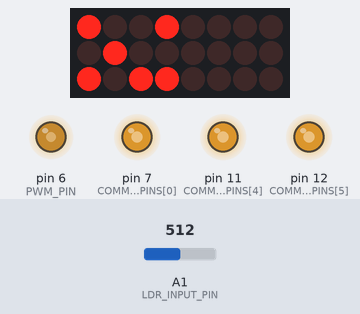
This program was run on a simulated Arduino Uno, built with avr-gcc and run on an emulated ATmega328P. Shown: 8×3 LED matrix, output pins drawn as LEDs (lit = HIGH). Wiring (inferred from the names in the program): shift register (74HC595): data pin 3; shift clock pin 5; latch pin 4; LED matrix (orientation assumed): rows pin 10, pin 8, pin 9; columns Q7, Q6, Q5, Q4, Q3, Q2, Q1, Q0. The test bench sets the inputs (shaded band); at power-on: A1 (LDR_INPUT_PIN) = 512. The local clock reads 2024-03-15 10:24:30 at power-on unless the program sets it; random numbers use the default seed unless the program sets one; pins used as bus, display or sensor lines are not drawn; what the program prints to the serial monitor is not drawn.

Above: at 6.2 s.
6.3 s: A1 (LDR_INPUT_PIN) set to 716
At 9.0 s:
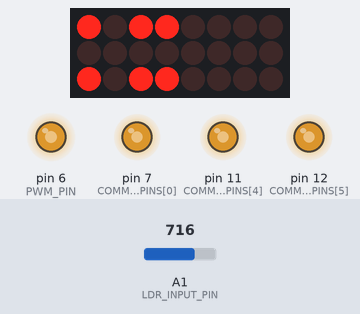
9.3 s: A1 (LDR_INPUT_PIN) set to 900
At 12.0 s:
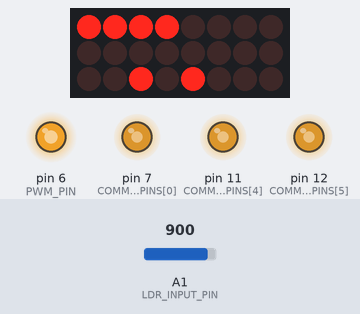
12.3 s: A1 (LDR_INPUT_PIN) set to 122
At 15.0 s:
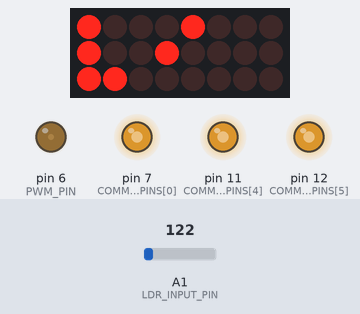
15.3 s: A1 (LDR_INPUT_PIN) set to 0
At 18.2 s:
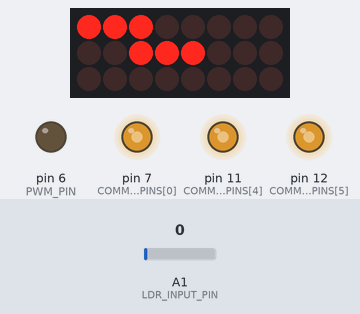
Timing chart, 0 to 33.3 s (numbered marks = the images above; inputs shaded):
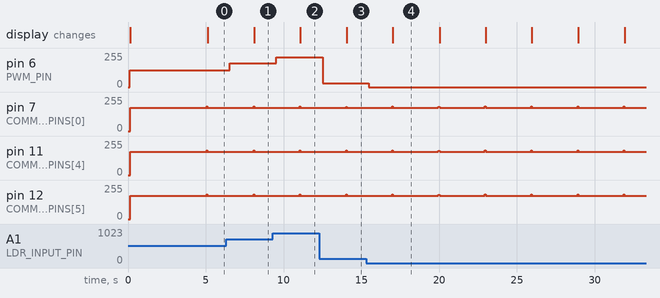

The program:

main.cpp
```cpp
#include <Arduino.h>
#include <RtcDS3231.h>
#include <Wire.h>

RtcDS3231<TwoWire> Rtc(Wire);

// Data pin (DS)
int DATA_PIN = 3;
// Latch pin (ST_CP)
int LATCH_PIN = 4;
// Clock pin (SH_CP)
int CLOCK_PIN = 5;
int COMMON_CATHOD_LED_PINS[6] = {7, 8, 9, 10, 11, 12};
int PWM_PIN = 6;
int LDR_INPUT_PIN = 1;
int BANNER_DISPLAY_TIME_MS = 5000;
int TIME_DISPLAY_TIME_MS = 3000;
int HR1_MATRIX_WIDTH = 1;
int HR2_MATRIX_WIDTH = 3;
int MM1_MATRIX_WIDTH = 2;
int MM2_MATRIX_WIDTH = 3;
int MATRIX_ROWS = 3;

RtcDateTime getTimeFromRtc() {
  if (!Rtc.IsDateTimeValid()) {
    if (Rtc.LastError() != 0) {
      Serial.print("RTC communications error: ");
      Serial.println(Rtc.LastError());
    } else {
      Serial.println("RTC lost confidence in the DateTime!");
    }
  }

  return Rtc.GetDateTime();
}

void displayLed(int ch1[3], int ch2[3]) {
  for (int j = 0; j < 3; j++) {
    digitalWrite(LATCH_PIN, LOW);
    digitalWrite(COMMON_CATHOD_LED_PINS[j], LOW);
    digitalWrite(COMMON_CATHOD_LED_PINS[j + 3], LOW);

    shiftOut(DATA_PIN, CLOCK_PIN, LSBFIRST, ch2[j]);
    shiftOut(DATA_PIN, CLOCK_PIN, LSBFIRST, ch1[j]);

    digitalWrite(LATCH_PIN, HIGH);
    digitalWrite(LATCH_PIN, LOW);

    shiftOut(DATA_PIN, CLOCK_PIN, LSBFIRST, 0); // To get rid of flicker when

    digitalWrite(LATCH_PIN, HIGH);
    digitalWrite(COMMON_CATHOD_LED_PINS[j], HIGH);
    digitalWrite(COMMON_CATHOD_LED_PINS[j + 3], HIGH);
  }
}

String createBinaryStr(int ledArrLength, int ledOnCount) {
  String str = "";
  int randomIndexes[12] = {-1, -1, -1, -1, -1, -1, -1, -1, -1, -1, -1, -1};
  int counter = 0;

  for (int i = 0; i < ledArrLength; i++) {
    str += "0";
  }

  while (counter < ledOnCount) {
    int randomIndexFound = false;
    int randomIndex = random(0, ledArrLength);

    for (int i = 0; i < ledOnCount; i++) {
      if (randomIndexes[i] == randomIndex) {
        randomIndexFound = true;
        break;
      }
    }

    if (!randomIndexFound) {
      randomIndexes[counter] = randomIndex;
      counter++;
    }
  }

  for (int i = 0; i < ledOnCount; i++) {
    if (randomIndexes[i] != -1) {
      str.setCharAt(randomIndexes[i], '1');
    }
  }

  return str;
}

int readBinaryString(String ss) {
  char *s = const_cast<char *>(ss.c_str());
  int result = 0;
  while (*s) {
    result <<= 1;
    if (*s++ == '1')
      result |= 1;
  }
  return result;
}

void showStartupBanner() {
  int ledArr1[3] = {readBinaryString("11101101"), readBinaryString("01001010"),
                    readBinaryString("01001101")};
  int ledArr2[3] = {readBinaryString("0"), readBinaryString("0"),
                    readBinaryString("0")};

  int loopCounter = 0;
  for (int i = 0; i < BANNER_DISPLAY_TIME_MS; i++) {
    if (loopCounter % 500 == 0) {
      analogWrite(PWM_PIN, map(analogRead(LDR_INPUT_PIN), 0, 1024, 0, 255));
    }
    displayLed(ledArr1, ledArr2);
    loopCounter++;
  }
}

void setup() {
  Serial.begin(9600);

  Serial.print("Current Date Time: ");
  Serial.print(__DATE__);
  Serial.print(" ");
  Serial.println(__TIME__);
  delay(100);

  Rtc.Begin();

  RtcDateTime compiled = RtcDateTime(__DATE__, __TIME__);

  if (!Rtc.IsDateTimeValid()) {
    if (Rtc.LastError() != 0) {
      Serial.print("RTC communications error: ");
      Serial.println(Rtc.LastError());
    } else {
      Serial.println("RTC lost confidence in the DateTime!");
      Rtc.SetDateTime(compiled);
    }
  }

  if (!Rtc.GetIsRunning()) {
    Serial.println("RTC was not actively running, starting now");
    Rtc.SetIsRunning(true);
  }

  RtcDateTime now = Rtc.GetDateTime();
  if (now < compiled) {
    Serial.println("RTC is older than compile time!  (Updating DateTime)");
    Rtc.SetDateTime(compiled);
  } else if (now > compiled) {
    Serial.println("RTC is newer than compile time. (this is expected)");
  } else if (now == compiled) {
    Serial.println(
        "RTC is the same as compile time! (not expected but all is fine)");
  }

  Rtc.Enable32kHzPin(false);
  Rtc.SetSquareWavePin(DS3231SquareWavePin_ModeNone);

  Serial.begin(9600);
  pinMode(LATCH_PIN, OUTPUT);
  pinMode(CLOCK_PIN, OUTPUT);
  pinMode(DATA_PIN, OUTPUT);

  for (int i = 0; i < 6; i++) {
    pinMode(COMMON_CATHOD_LED_PINS[i], OUTPUT);
    digitalWrite(COMMON_CATHOD_LED_PINS[i], HIGH);
  }
  pinMode(PWM_PIN, OUTPUT);

  showStartupBanner();
}

void loop() {
  RtcDateTime dateTime = getTimeFromRtc();
  int hour = dateTime.Hour();
  int minute = dateTime.Minute();

  int h1 = hour / 10;
  int h2 = hour % 10;
  int m1 = minute / 10;
  int m2 = minute % 10;

  String hh1 = createBinaryStr(HR1_MATRIX_WIDTH * MATRIX_ROWS, h1);
  String hh2 = createBinaryStr(HR2_MATRIX_WIDTH * MATRIX_ROWS, h2);
  String mm1 = createBinaryStr(MM1_MATRIX_WIDTH * MATRIX_ROWS, m1);
  String mm2 = createBinaryStr(MM2_MATRIX_WIDTH * MATRIX_ROWS, m2);

  String ledArr1Str1 = hh2.substring(0, HR2_MATRIX_WIDTH) +
                       mm1.substring(0, MM1_MATRIX_WIDTH) +
                       mm2.substring(0, MM2_MATRIX_WIDTH);
  String ledArr1Str2 = hh2.substring(HR2_MATRIX_WIDTH, HR2_MATRIX_WIDTH * 2) +
                       mm1.substring(MM1_MATRIX_WIDTH, MM1_MATRIX_WIDTH * 2) +
                       mm2.substring(MM2_MATRIX_WIDTH, MM2_MATRIX_WIDTH * 2);
  String ledArr1Str3 =
      hh2.substring(HR2_MATRIX_WIDTH * 2, HR2_MATRIX_WIDTH * 3) +
      mm1.substring(MM1_MATRIX_WIDTH * 2, MM1_MATRIX_WIDTH * 3) +
      mm2.substring(MM2_MATRIX_WIDTH * 2, MM2_MATRIX_WIDTH * 3);

  String ledArr2Str1 = hh1.substring(0, HR1_MATRIX_WIDTH);
  String ledArr2Str2 = hh1.substring(HR1_MATRIX_WIDTH, HR1_MATRIX_WIDTH * 2);
  String ledArr2Str3 =
      hh1.substring(HR1_MATRIX_WIDTH * 2, HR1_MATRIX_WIDTH * 3);

  int ledArr1[3] = {readBinaryString(ledArr1Str1),
                    readBinaryString(ledArr1Str2),
                    readBinaryString(ledArr1Str3)};
  int ledArr2[3] = {readBinaryString(ledArr2Str1),
                    readBinaryString(ledArr2Str2),
                    readBinaryString(ledArr2Str3)};

  int loopCounter = 0;
  for (int i = 0; i < TIME_DISPLAY_TIME_MS; i++) {
    if (loopCounter % 500 == 0) {
      analogWrite(PWM_PIN, map(analogRead(LDR_INPUT_PIN), 0, 1024, 0, 255));
    }
    displayLed(ledArr1, ledArr2);
    loopCounter++;
  }
}
```

Measured:
- after the input at 6.3 s, pin 6 (PWM_PIN): 127/255 → 178/255 after 0.25 s
- after the input at 9.3 s, pin 6 (PWM_PIN): 178/255 → 224/255 after 0.23 s
- after the input at 12.3 s, pin 6 (PWM_PIN): 224/255 → 30/255 after 0.21 s
- after the input at 15.3 s, pin 6 (PWM_PIN): 30/255 → 0/255 after 0.18 s
